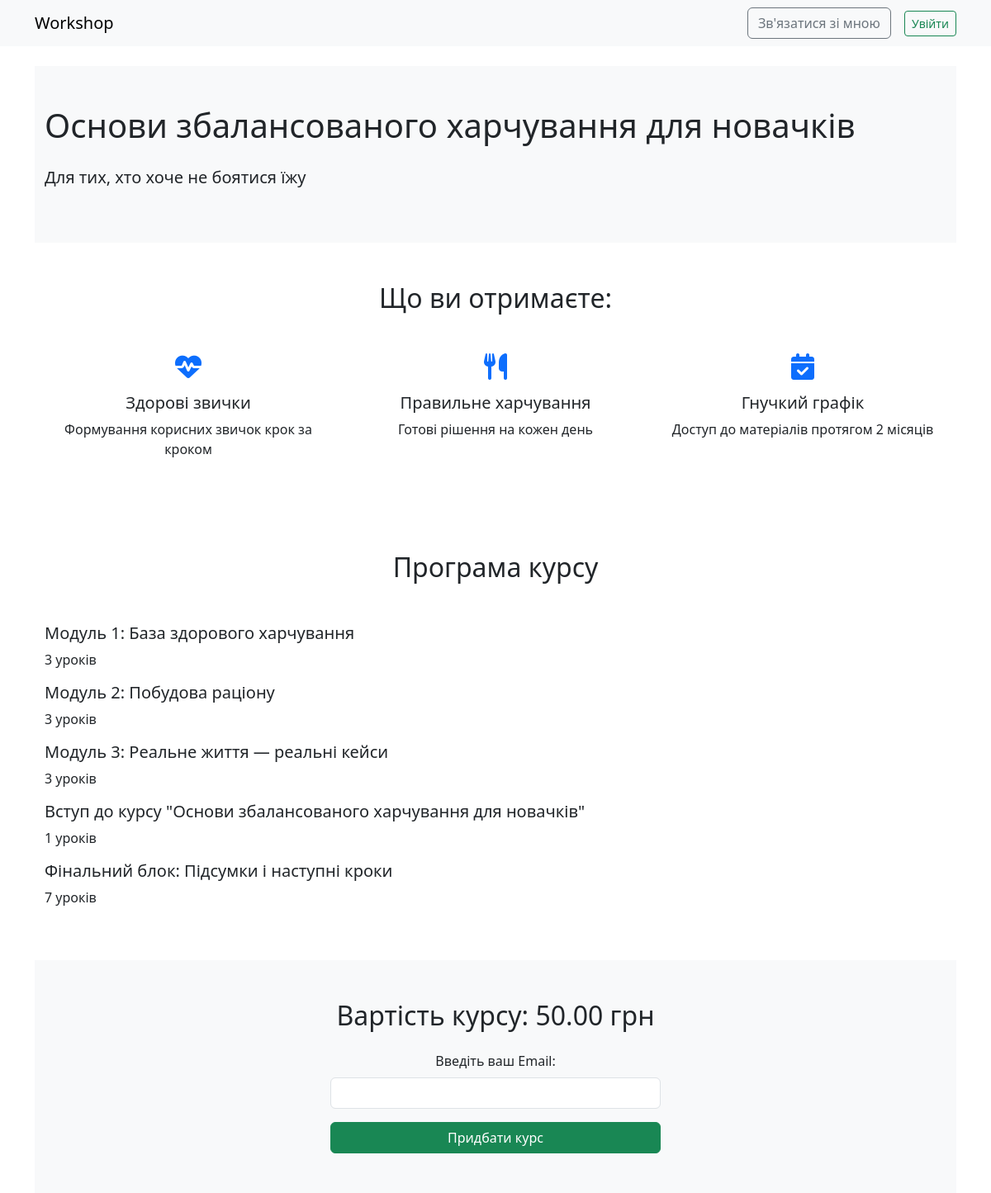
The page /course/-1/ on the database its author committed.
### courses/models.py (models this page shows, shortened)
class Course(models.Model):
    title = models.CharField(max_length=255)
    slug = models.SlugField(unique=True, blank=True)
    description = models.TextField()
    price = models.DecimalField(max_digits=8, decimal_places=2)
    created_at = models.DateTimeField(auto_now_add=True)
    is_published = models.BooleanField(default=False)

class Module(models.Model):
    course = models.ForeignKey(Course, on_delete=models.CASCADE, related_name='modules')
    title = models.CharField(max_length=255)
    order = models.PositiveIntegerField(null=True, blank=True, default=0)

### courses/views.py (the view)
# urls.py: path('course/<slug:slug>/', views.course_landing, name='course_landing'),
def course_landing(request, slug):
    course = get_object_or_404(Course, slug=slug)
    user_courses = []
    if request.user.is_authenticated:
        user_courses = UserCourse.objects.filter(user=request.user, is_paid=True).values_list('course_id', flat=True)
    return render(request, 'courses/course_landing.html', {
        'course': course,
        'user_courses': user_courses
    })

### courses/templates/courses/course_landing.html (shortened to what this page needs)
{% extends "courses/base.html" %}
{% block content %}
<section class="py-5 bg-light">
  <div class="container">
    <h1 class="mb-4">{{ course.title }}</h1>
    <p class="lead">{{ course.description }}</p>
  </div>
</section>
<section class="py-5">
  <div class="container">
    <h2 class="text-center mb-5">Що ви отримаєте:</h2>
    <div class="row g-4">
      <div class="col-md-4 text-center">
        <i class="fas fa-heartbeat fa-2x text-primary mb-3"></i>
        <h5>Здорові звички</h5>
        <p>Формування корисних звичок крок за кроком</p>
      </div>
      <div class="col-md-4 text-center">
        <i class="fas fa-utensils fa-2x text-primary mb-3"></i>
        <h5>Правильне харчування</h5>
        <p>Готові рішення на кожен день</p>
      </div>
      <div class="col-md-4 text-center">
        <i class="fas fa-calendar-check fa-2x text-primary mb-3"></i>
        <h5>Гнучкий графік</h5>
        <p>Доступ до матеріалів протягом 2 місяців</p>
      </div>
    </div>
  </div>
</section>
<section class="py-5 bg-white">
  <div class="container">
    <h2 class="text-center mb-5">Програма курсу</h2>
    {% for module in course.modules.all %}
      <div class="mb-3">
        <h5>{{ module.title }}</h5>
        <p>{{ module.lessons.count }} уроків</p>
      </div>
    {% empty %}
      <p>Наразі модулі не додані.</p>
    {% endfor %}
  </div>
</section>
<section class="py-5 bg-light">
  <div class="container text-center">
    {% if user.is_authenticated and course.id in user_courses %}
    {% comment %} {% if user.is_authenticated and course.id in user_courses or user.is_superuser %} {% endcomment %}
    <a href="{% url 'course_detail' course.id %}" class="btn btn-primary">Перейти до курсу</a>
    {% else %}
        <h2 class="mb-4">Вартість курсу: {{ course.price }} грн</h2>
        <form method="post" action="{% url 'start_payment' %}" class="mx-auto" style="max-width: 400px">
          <div class="mb-3">
            <label for="email" class="form-label">Введіть ваш Email:</label>
            <input type="email" name="email" id="email" class="form-control" required>
          </div>
          <button type="submit" class="btn btn-success w-100">Придбати курс</button>
        </form>
    {% endif %}
  </div>
</section>
{% endblock %}

### rows shown on the page
Course: title "Основи збалансованого харчування для новачків", description "Для тих, хто хоче не боятися їжу", price "50.00"
Module: title "Модуль 1: База здорового харчування", lessons.count "3"
Module: title "Модуль 2: Побудова раціону", lessons.count "3"
Module: title "Модуль 3: Реальне життя — реальні кейси", lessons.count "3"
Module: title "Вступ до курсу \"Основи збалансованого харчування для новачків\"", lessons.count "1"
Module: title "Фінальний блок: Підсумки і наступні кроки", lessons.count "7"
